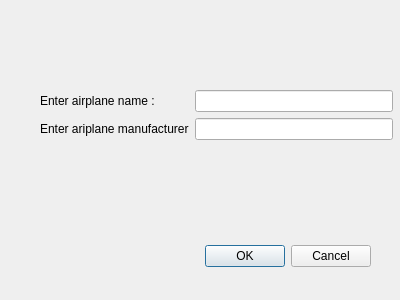
<?xml version="1.0" encoding="UTF-8"?>
<ui version="4.0">
 <class>AddAirplaneDialog</class>
 <widget class="QDialog" name="AddAirplaneDialog">
  <property name="geometry">
   <rect>
    <x>0</x>
    <y>0</y>
    <width>400</width>
    <height>300</height>
   </rect>
  </property>
  <property name="windowTitle">
   <string>Dialog</string>
  </property>
  <widget class="QDialogButtonBox" name="buttonBox">
   <property name="geometry">
    <rect>
     <x>30</x>
     <y>240</y>
     <width>341</width>
     <height>32</height>
    </rect>
   </property>
   <property name="locale">
    <locale language="English" country="UnitedStates"/>
   </property>
   <property name="orientation">
    <enum>Qt::Orientation::Horizontal</enum>
   </property>
   <property name="standardButtons">
    <set>QDialogButtonBox::StandardButton::Cancel|QDialogButtonBox::StandardButton::Ok</set>
   </property>
  </widget>
  <widget class="QWidget" name="formLayoutWidget">
   <property name="geometry">
    <rect>
     <x>40</x>
     <y>90</y>
     <width>353</width>
     <height>81</height>
    </rect>
   </property>
   <layout class="QFormLayout" name="formLayout">
    <item row="0" column="0">
     <widget class="QLabel" name="label_Name">
      <property name="text">
       <string>Enter airplane name : </string>
      </property>
     </widget>
    </item>
    <item row="0" column="1">
     <widget class="QLineEdit" name="lineEdit_Name"/>
    </item>
    <item row="1" column="0">
     <widget class="QLabel" name="label_constructorName">
      <property name="text">
       <string>Enter ariplane manufacturer</string>
      </property>
     </widget>
    </item>
    <item row="1" column="1">
     <widget class="QLineEdit" name="lineEdit_constructorName"/>
    </item>
   </layout>
  </widget>
 </widget>
 <resources/>
 <connections>
  <connection>
   <sender>buttonBox</sender>
   <signal>accepted()</signal>
   <receiver>AddAirplaneDialog</receiver>
   <slot>accept()</slot>
   <hints>
    <hint type="sourcelabel">
     <x>248</x>
     <y>254</y>
    </hint>
    <hint type="destinationlabel">
     <x>157</x>
     <y>274</y>
    </hint>
   </hints>
  </connection>
  <connection>
   <sender>buttonBox</sender>
   <signal>rejected()</signal>
   <receiver>AddAirplaneDialog</receiver>
   <slot>reject()</slot>
   <hints>
    <hint type="sourcelabel">
     <x>316</x>
     <y>260</y>
    </hint>
    <hint type="destinationlabel">
     <x>286</x>
     <y>274</y>
    </hint>
   </hints>
  </connection>
 </connections>
</ui>
